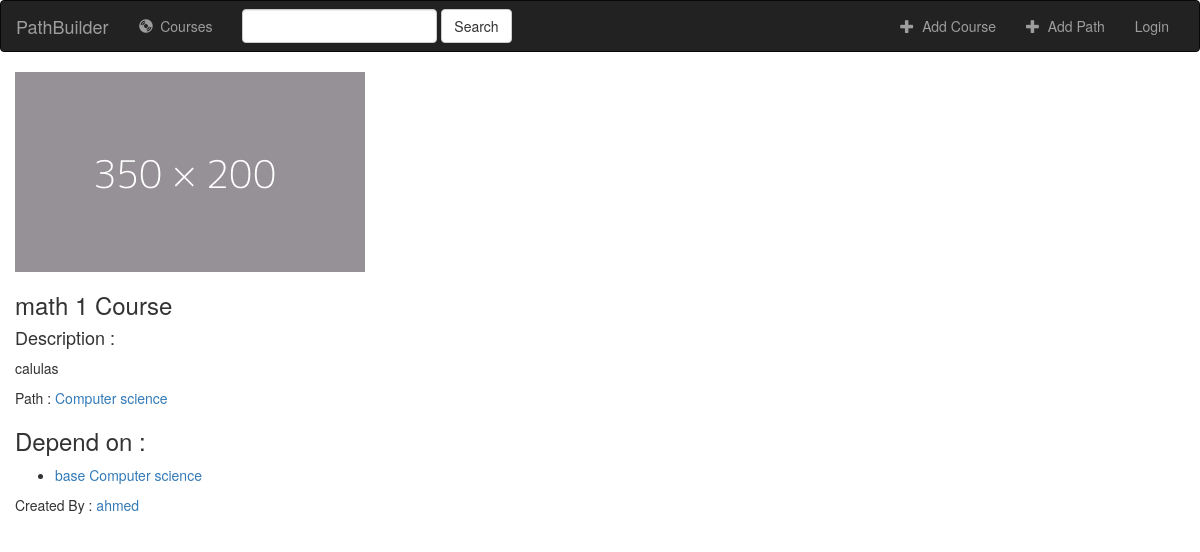
The app's page /paths/courses/math-1 with its own data.
### paths/models.py (models this page shows, shortened)
class Course(models.Model):
    name = models.CharField(max_length=200, blank=False)
    slug = models.SlugField(max_length=200 , unique=True,null=False,blank=False)
    description = models.CharField(max_length=500)
    depend_on = models.ManyToManyField('self',related_name="above", blank=True,symmetrical=False)
    path = models.ForeignKey('Path', on_delete=models.CASCADE)
    creator = models.ForeignKey(User, on_delete=models.SET_NULL, null=True, blank=True)
    added = models.DateTimeField(auto_now_add=True)
    updated = models.DateTimeField(auto_now=True)
    photo = models.ImageField(default= dummyimage ,blank= True,upload_to=get_directory)
    access_counter = models.IntegerField(default=0, verbose_name="Access Counts")
    class Meta:
        permissions = (("can_mark_returned", "Set book as returned"),)
        ordering = ["-access_counter"]
    def save(self, *args, **kwargs):
        if self.photo == '':
            self.photo = dummyimage
        super().save(*args, **kwargs)  # Call the "real" save() method.
    def get_absolute_url(self):
        return reverse('paths:show_course',args=[str(self.slug)])

class Path(models.Model):
    name = models.CharField(max_length=200, blank=False)
    slug = models.SlugField(max_length=200 , unique=True,null=False,blank=False)
    description = models.CharField(max_length=500)
    base = models.OneToOneField(Course, on_delete=models.CASCADE, related_name="base",blank=True,null=True)
    creator = models.ForeignKey(User, on_delete=models.SET_NULL, null=True, blank=True)
    added = models.DateTimeField(auto_now_add=True)
    updated = models.DateTimeField(auto_now=True)
    photo = models.ImageField(default= dummyimage ,blank= True,upload_to=get_directory)
    access_counter = models.IntegerField(default=0, verbose_name="Access Counts")
    class Meta:
        ordering = ["-access_counter"]
    def get_absolute_url(self):
        return reverse('paths:show_path',args=[str(self.slug)])

### paths/views/course.py (the view)
# urls.py: path('courses/<slug:slug>', courseV.CourseDetailView.as_view(), name='show_course'),
class CourseDetailView(generic.DetailView):
    model = Course
    def get_context_data(self,**kwargs):
        object = self.get_object()
        object.access_counter +=1
        object.save()
        return  super().get_context_data(**kwargs)

### paths/templates/paths/course_detail.html (shortened to what this page needs)
{% extends 'base.html' %}
{% block content %}
<div class="container-fluid songs-container">
    <div class="row">
        <div class="col-sm-12">
            <img class="" src="{{ course.photo.url }}" alt="Card image cap" width="350" height="200">
          <h3>{{course.name}} Course</h3>
          <h4>Description : </h4> <p>{{ course.description }}</p>
          Path : <a href="{{ course.path.get_absolute_url }}" class="">{{ course.path.name }}</a>
          {% if course.depend_on.all %}
            <h3>Depend on :</h3>
            <ul>
                {% for i_course in course.depend_on.all %}
                    <li><a href="{{ i_course.get_absolute_url }}">{{ i_course.name }}</a></li>
                {% endfor %}
            </ul>
          {% else %}
          <p>It depends on nothing you can take it now </p>
          {% endif %}
          <p>Created By : <a href="{{course.creator.get_absolute_url}}">{{course.creator}}</a></p>
        </div>
    </div>
</div>
{% endblock %}

### records on screen
Course: photo (placeholder picture), name "math 1", description "calulas", path.name "Computer science", creator "ahmed"
Course: name "base Computer science"
